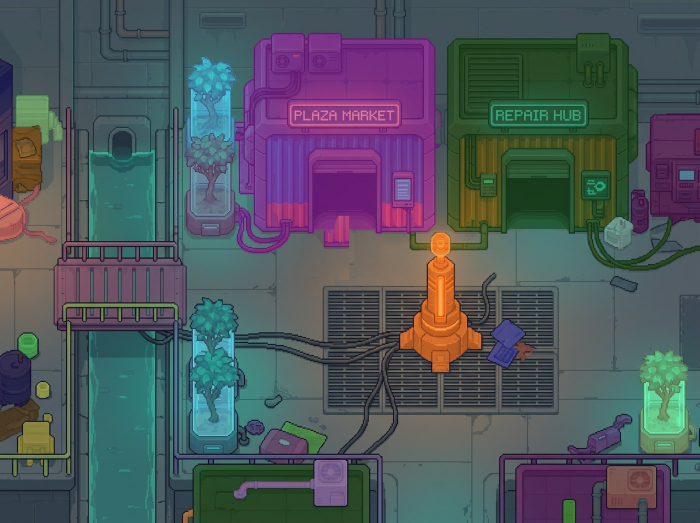
#> input picture docs/art-options/v3/anchorroom/census-r0.jpg, 1400 x 1045 px (shown at 1/2 size)
$ python -i evaluate.py   (imports and definitions only)
#> lines starting #> are read from the running program, lines starting #| are printed output that depends on the picture
#!/usr/bin/env python3
"""Benchmark evaluator harness.

Deterministic metrics:
  - IoU vs 5-roll consensus walkability mask
  - Canny edge alignment (fraction of source edges preserved)
  - Config-space traversability (8x8 erosion + spawn-component reach fraction)
  - Orientation-histogram score (fraction of long edges within 5deg of 0/90)

LLM metrics:
  - verify_defects-style fresh-roll diff (miss rate, false rate)
  - Pairwise position-debiased forced choice (A/B overlays, 3 votes each
    ordering, win matrix)

Usage:
  evaluate.py <room> --method <name> --mask <collision.png>
  evaluate.py <room> --pairwise <methodA>:<pathA> <methodB>:<pathB>
"""
import io
import json
import os
import sys
import threading

import cv2
import numpy as np
from PIL import Image
from google import genai
from google.genai import types

ROOT = os.path.dirname(os.path.dirname(os.path.dirname(os.path.dirname(
    os.path.abspath(__file__)))))

_tl = threading.local()


# [59 lines left out: functions cli, resolve_plate, load_consensus, load_mask, iou_vs_consensus, canny_edge_alignment and 1 more, not called in this run]


def orientation_histogram(source_rgb, threshold_deg=5):
    """Fraction of long straight edges within threshold_deg of horizontal/vertical."""
#> called with threshold_deg = 5
    gray = cv2.cvtColor(np.asarray(source_rgb), cv2.COLOR_RGB2GRAY)
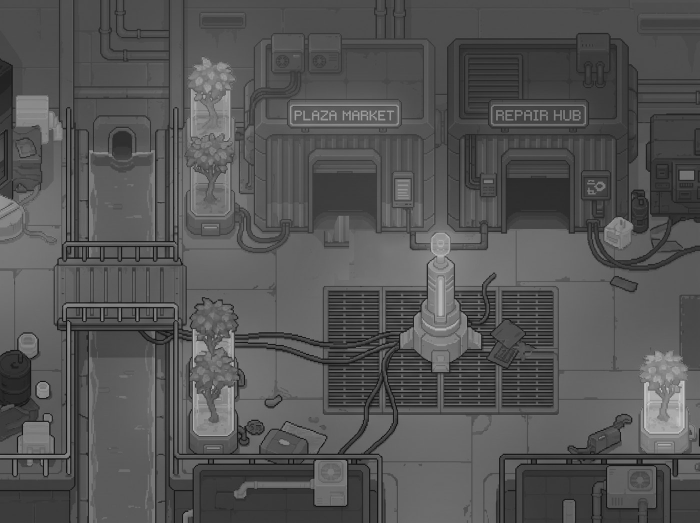
#> gray: shape (1045, 1400) (shown at 1/2 size); min 1, max 210, mean 84.8
    edges = cv2.Canny(gray, 50, 150)
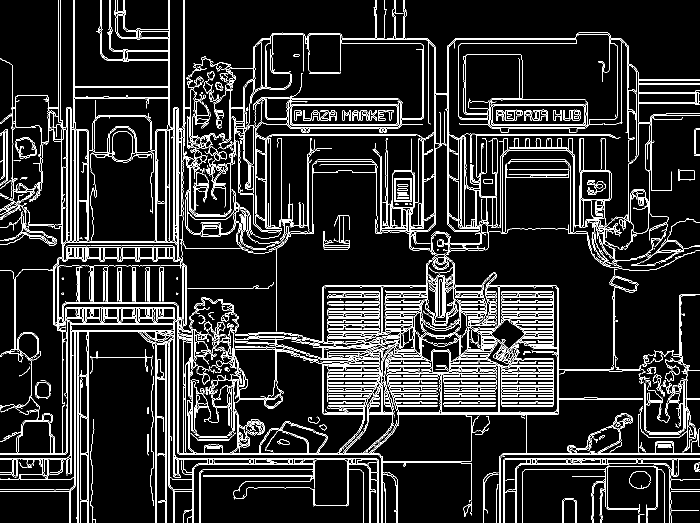
#> edges: shape (1045, 1400) (shown at 1/2 size); 10.2% white in thin lines or dots
    lines = cv2.HoughLinesP(edges, 1, np.pi / 180, 50, minLineLength=30, maxLineGap=5)
#> lines = 870 rows, first 6: [0, 916, 160, 916], [0, 909, 130, 909], [1005, 907, 1399, 907], [655, 799, 735, 799], [366, 343, 366, 0], [339, 484, 339, 0]
    if lines is None or len(lines) == 0:
        return 1.0, 0

    aligned = 0
    total = len(lines)
#> total = 870
    for line in lines:
        x1, y1, x2, y2 = line[0]
        angle = np.degrees(np.arctan2(abs(y2 - y1), abs(x2 - x1)))
        if angle <= threshold_deg or angle >= (90 - threshold_deg):
            aligned += 1
#> this loop made 870 passes
#> (x1, y1, x2, y2, angle) on passes 1 to 12: (0, 916, 160, 916, 0), (0, 909, 130, 909, 0), (1005, 907, 1399, 907, 0), (655, 799, 735, 799, 0), (366, 343, 366, 0, 90), (339, 484, 339, 0, 90), (312, 484, 312, 260, 90), (722, 919, 765, 919, 0), (132, 485, 132, 216, 90), (532, 248, 845, 248, 0), (124, 616, 357, 616, 0), (366, 764, 397, 764, 0)
#> after the loop, aligned = 843

    return float(aligned / total), total


# [130 lines left out: functions make_overlay, pairwise_forced_choice, evaluate_method, main, not called in this run]


# [2 lines not run here, left out]

>>> import cv2
>>> picture = cv2.cvtColor(cv2.imread('../../../docs/art-options/v3/anchorroom/census-r0.jpg'), cv2.COLOR_BGR2RGB)
>>> result = orientation_histogram(picture)
#> result = (0.969, 870)
